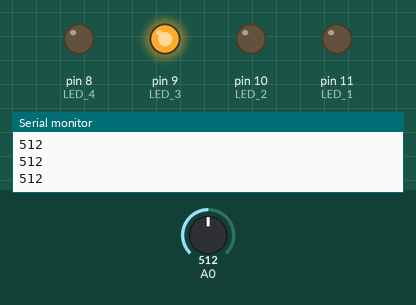
Bench run of a sketch on a simulated Arduino Uno, built with avr-gcc and run on an emulated ATmega328P. Parts: output pins drawn as LEDs (lit = HIGH), the last lines printed to the serial monitor. The inputs (shaded band) are chosen by the test bench; at power-on: A0 = 512.

Above: at 1.2 s.
1.3 s: A0 set to 484
At 2.2 s:
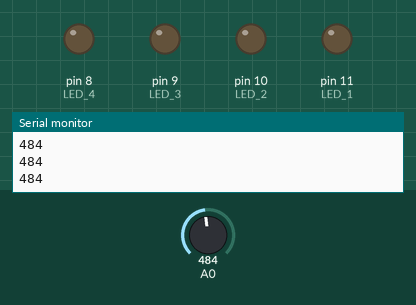
2.8 s: A0 set to 610
At 3.5 s:
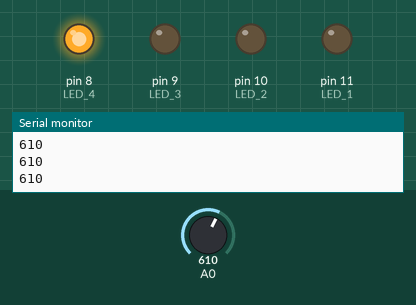
4.3 s: A0 set to 697
5.8 s: A0 set to 718
At 7.0 s:
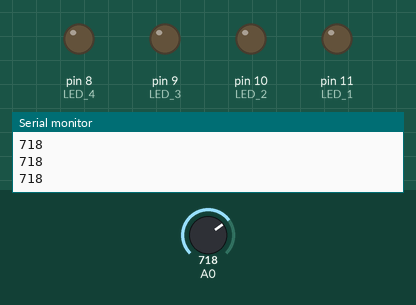
7.3 s: A0 set to 889
8.8 s: A0 set to 916
At 9.3 s:
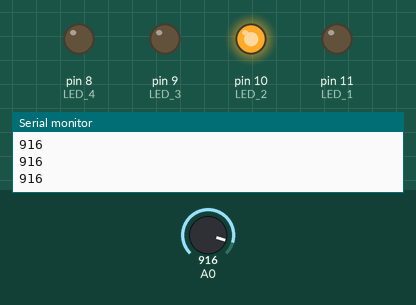
Timing chart, 0 to 11.3 s (numbered marks = the images above; inputs shaded):
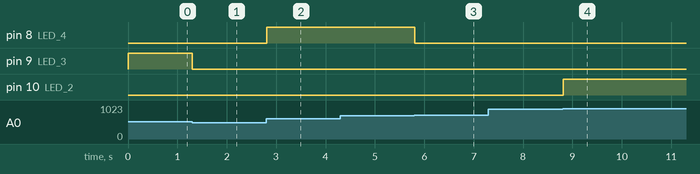

Measured:
- the behaviour switches between 501 and 500 on A0 (found by bisection; images 0 and 1)
- the behaviour switches between 709 and 710 on A0 (found by bisection; images 2 and 3)
- the behaviour switches between 900 and 901 on A0 (found by bisection; images 3 and 4)
- after the input at 1.3 s, pin 9 (LED_3): HIGH → LOW at once
- after the input at 2.8 s, pin 8 (LED_4): LOW → HIGH at once
- after the input at 5.8 s, pin 8 (LED_4): HIGH → LOW at once
- after the input at 8.8 s, pin 10 (LED_2): LOW → HIGH at once

The sketch:

lab05_2.ino
```cpp
#define LED_1 11
#define LED_2 10
#define LED_3 9
#define LED_4 8

void setup() {
  Serial.begin(9600);
  pinMode(A0, INPUT);
  pinMode(LED_1, OUTPUT);
  pinMode(LED_2, OUTPUT);
  pinMode(LED_3, OUTPUT);
  pinMode(LED_4, OUTPUT);
}

void loop() {
    int val = analogRead(0);
  Serial.println(val);
   if (val > 1000)
   {
    digitalWrite(LED_1, HIGH);
   }
   else
   {
    digitalWrite(LED_1, LOW);
   }

   if (val > 900 && val < 999)
   {
    digitalWrite(LED_2, HIGH);
   }
   else
   {
    digitalWrite(LED_2, LOW);
   }

   if (val > 500 && val < 600)
   {
    digitalWrite(LED_3, HIGH);
   }
   else
   {
    digitalWrite(LED_3, LOW);
   }

   if (val > 600 && val < 710)
   {
    digitalWrite(LED_4, HIGH);
   }
   else
   {
    digitalWrite(LED_4, LOW);
   }
}
```
